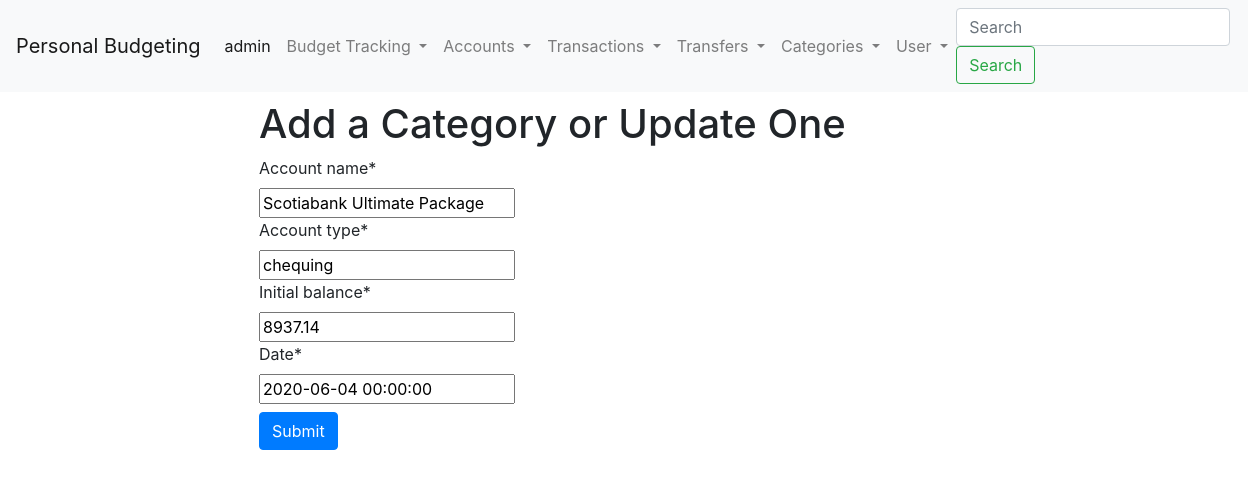
Page /accounts/115/update (signed in) on the committed database.
### accounts/models.py (models this page shows, shortened)
class Account(models.Model):
    user = models.ForeignKey(User,on_delete=models.CASCADE, related_name = "account", null=True)
    account_name = models.CharField (max_length = 200)
    account_type = models.CharField (max_length = 200)
    initial_balance = models.FloatField()
    date = models.DateTimeField()

### accounts/views.py (the view)
# urls.py: path('<int:pk>/update', UpdateAccount.as_view(), name='accounts-update'),
class UpdateAccount(LoginRequiredMixin,UpdateView):
     template_name = 'accounts/accounts_form.html'
     form_class = AccountForm
     success_url = reverse_lazy('accounts-index')
     model = Account

### accounts/forms.py
class AccountForm(forms.ModelForm):
    class Meta:
        model = Account
        exclude =('user',)
        widgets = {
            'date': DatePickerInput(), # default date-format %m/%d/%Y will be used
        }

### templates/accounts/accounts_form.html (shortened to what this page needs)
{% extends 'base.html' %}
{% load crispy_forms_tags %}
{% block content %}
<div class="container">
      <div class="row justify-content-center">
        <div class="col-8">
          <h1 class="mt-2">Add a Category or Update One</h1>
  <form method="post">
    {{ form|crispy }}
    <button type="submit" class="btn btn-primary">Submit</button>
  </form>
{% endblock %}

### rows in the picture
Account: account_name "Scotiabank Ultimate Package", account_type "chequing", initial_balance "8937.14", date "2020-06-04 00:00:00"
